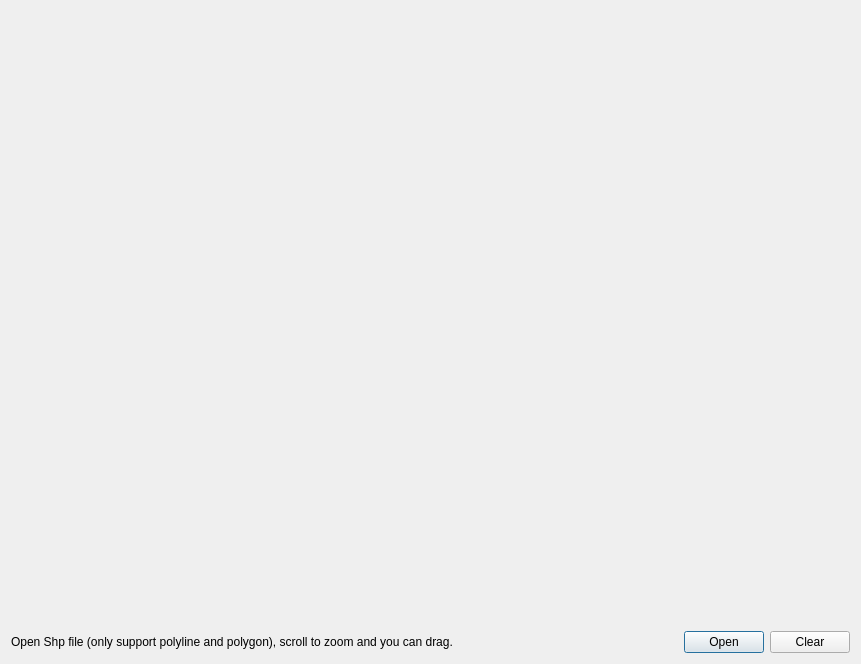
<?xml version="1.0" encoding="UTF-8"?>
<ui version="4.0">
 <class>Dialog</class>
 <widget class="QDialog" name="Dialog">
  <property name="geometry">
   <rect>
    <x>0</x>
    <y>0</y>
    <width>861</width>
    <height>664</height>
   </rect>
  </property>
  <property name="windowTitle">
   <string>SHPViewer</string>
  </property>
  <layout class="QVBoxLayout" name="verticalLayout">
   <item>
    <spacer name="verticalSpacer">
     <property name="orientation">
      <enum>Qt::Vertical</enum>
     </property>
     <property name="sizeHint" stdset="0">
      <size>
       <width>20</width>
       <height>612</height>
      </size>
     </property>
    </spacer>
   </item>
   <item>
    <layout class="QHBoxLayout" name="horizontalLayout">
     <item>
      <widget class="QLabel" name="label">
       <property name="text">
        <string>Open Shp file (only support polyline and polygon), scroll to zoom and you can drag.</string>
       </property>
      </widget>
     </item>
     <item>
      <spacer name="horizontalSpacer">
       <property name="orientation">
        <enum>Qt::Horizontal</enum>
       </property>
       <property name="sizeHint" stdset="0">
        <size>
         <width>40</width>
         <height>20</height>
        </size>
       </property>
      </spacer>
     </item>
     <item>
      <widget class="QPushButton" name="btn_open_file">
       <property name="text">
        <string>Open</string>
       </property>
      </widget>
     </item>
     <item>
      <widget class="QPushButton" name="btn_clear">
       <property name="text">
        <string>Clear</string>
       </property>
      </widget>
     </item>
    </layout>
   </item>
  </layout>
 </widget>
 <resources/>
 <connections/>
</ui>
